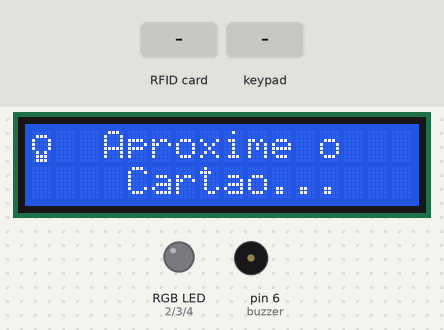
Recording of a sketch running on a simulated Arduino Mega 2560, built with avr-gcc and run on an emulated ATmega2560. Shown: 16×2 character LCD, an RGB LED mixed from three pins (HIGH = lit), buzzer (waves = sounding). Inputs (shaded band) come from the test bench. Pins used as bus, display or sensor lines are not drawn; what the sketch prints to the serial monitor is not drawn. At 16.5 s the program stops and its outputs stay as they are.

Above: at 5.3 s.
5.4 s: RFID card 7A 19 AC 15 held to the reader
At 7.0 s:
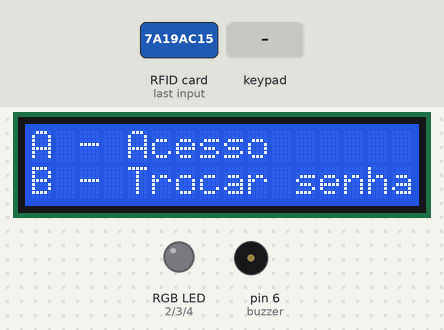
7.6 s: key 'A' pressed
At 8.6 s:
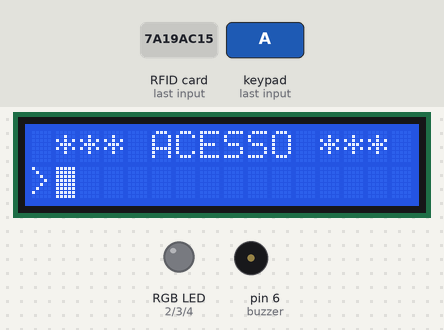
9.1 s: keypad keys 2 2 2 3 2 4 2 5 * pressed 0.4 s apart
At 12.9 s:
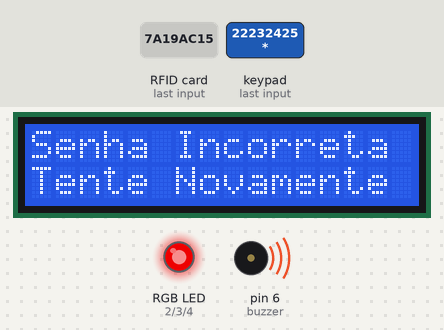
14.2 s: keypad keys 1 2 3 4 * pressed 0.4 s apart
At 17.3 s:
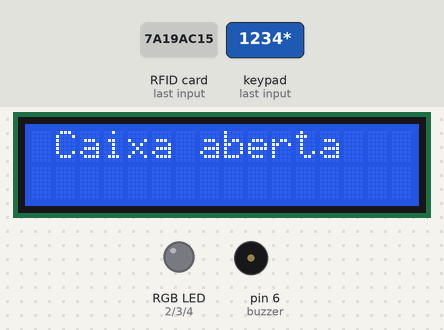
Timing chart, 0 to 18.0 s (numbered marks = the images above; inputs shaded):
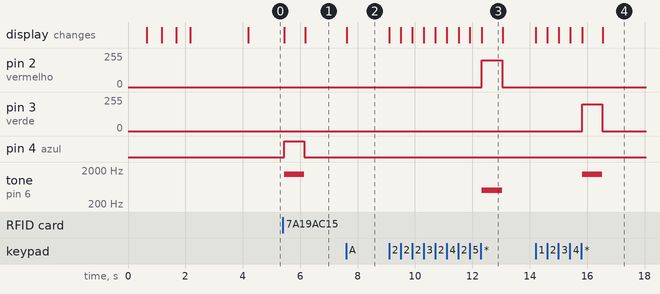

The sketch:

scanFirst.ino
```cpp
#include <LiquidCrystal_I2C.h>
#include <RFID.h>
#include <SPI.h>
#include <Keypad.h>

// definições lcd
LiquidCrystal_I2C lcd(0x27, 16, 2);

// buzzer
const int buzzer = 6;

// definições RFID
#define RST_PIN 5
#define SS_PIN 53
RFID rfid(SS_PIN, RST_PIN);
String tagUID = "7A 19 AC 15";
String rfidCard;


// senha
String senha = "1234";
String tempSenha;
boolean passChangeMode = false;
boolean passChanged = false;
boolean maxTry = false;
boolean rfidMode = false;
boolean activated = true;
boolean menuMode = false;
boolean passTry = false;
int cont = 0;

// leds
int vermelho = 2;
int verde = 3;
int azul = 4  ;

// definições keypad
const byte LINHAS = 4;
const byte COLUNAS = 4;

//lampada
byte lamp[8] = {
  B00000,
  B01110,
  B10001,
  B10001,
  B10001,
  B01010,
  B01110,
  B01110
};

char keypressed;
char keys[LINHAS][COLUNAS] =
    {
        {'1', '2', '3', 'A'},
        {'4', '5', '6', 'B'},
        {'7', '8', '9', 'C'},
        {'*', '0', '#', 'D'}};

byte rowPins[LINHAS] = {22, 23, 24, 25};
byte colPins[COLUNAS] = {26, 27, 28, 29};

Keypad keypad = Keypad(makeKeymap(keys), rowPins, colPins, LINHAS, COLUNAS);

void entrarSenha();

void setup()
{
  Serial.begin(9600);

  SPI.begin();
  rfid.init();

  pinMode(buzzer, OUTPUT);
  pinMode(azul, OUTPUT);
  pinMode(verde, OUTPUT);
  pinMode(vermelho, OUTPUT);

  lcd.init();
  lcd.clear();
  lcd.backlight();
  lcd.createChar(1, lamp);
  olaMundo();
}

void loop()
{
  lcd.setCursor(3, 0);
  lcd.print("Aproxime o");
  lcd.setCursor(4, 1);
  lcd.print("Cartao...");

  while (rfidMode == false)
  {
    if (rfid.isCard())
    {
      if (rfid.readCardSerial())
      {
        rfidCard = String(rfid.serNum[0]) + " " + String(rfid.serNum[1]) + " " + String(rfid.serNum[2]) + " " + String(rfid.serNum[3]);

        Serial.println(rfidCard);
        if (rfidCard == "122 25 172 21")
        {
            lcd.clear();
            lcd.setCursor(3, 0);
            lcd.print("Bem Vindo!");
            lcd.setCursor(3, 1);
            lcd.print("Alessandro!");
            digitalWrite(azul, HIGH);
            tone(buzzer, 1500);
            delay(700);
            noTone(buzzer);
            digitalWrite(azul, LOW);
            rfidCard = "";
            lcd.clear();
            lcd.home();
            rfidMode = true;
        }
        else {
          lcd.clear();
          lcd.print(" Acesso Negado ");
          analogWrite(vermelho, 200);
          tone(buzzer, 500);
          delay(700);
          noTone(buzzer);
          digitalWrite(vermelho, LOW);
          lcd.clear();
          rfidCard = "";
          loop();

        }
      }
    }
  }
  lcd.clear();
  menuMode = true;

  while (menuMode == true)
  {
    lcd.setCursor(0, 0);
    lcd.print("A - Acesso");
    lcd.setCursor(0, 1);
    lcd.print("B - Trocar senha");

    keypressed = keypad.getKey();
    if (keypressed == 'A')
    {
      entrarSenha();
    }
    else if (keypressed == 'B')
    {
      trocarSenha();
    }
  }
  lcd.clear();

  passTry = true;
  while (passTry == true)
  {
    lcd.setCursor(1, 0);
    lcd.print("Caixa aberta");
  }
}


void entrarSenha()
{
  int k = 1;
  tempSenha = "";
  activated = true;
  lcd.clear();
  lcd.setCursor(0, 0);
  lcd.print(" *** ACESSO *** ");
  lcd.setCursor(0, 1);
  lcd.print(">");
  lcd.blink();
  while (activated)
  {
    keypressed = keypad.getKey();
    if (keypressed != NO_KEY)
    {
      if (keypressed == '0' || keypressed == '1' || keypressed == '2' || keypressed == '3' ||
          keypressed == '4' || keypressed == '5' || keypressed == '6' || keypressed == '7' ||
          keypressed == '8' || keypressed == '9')
      {
        tempSenha += keypressed;
        lcd.setCursor(k, 1);
        lcd.print("*");
        k++;
      }
    }
    if (k > 7 || keypressed == '#')
    {
      tempSenha = "";
      k = 1;
      lcd.clear();
      lcd.setCursor(0, 0);
      lcd.print(" *** ACESSO *** ");
      lcd.setCursor(0, 1);
      lcd.print(">");
    }
    if (keypressed == '*')
    {
      if (tempSenha == senha)
      {
        lcd.noBlink();
        correctPass();
      }
      else if (tempSenha != senha)
      {
        if (cont != 2)
        {
          lcd.noBlink();
          wrongPass();
          cont++;
          tempSenha = "";
          k = 1;
          lcd.blink();
        }
        else
        {
          lcd.noBlink();
          lcd.clear();
          lcd.setCursor(4, 0);
          lcd.print("Limite");
          lcd.setCursor(4, 1);
          lcd.print("Atingido.");
          analogWrite(vermelho, 100);
          tone(buzzer, 500);
          delay(1000);
          noTone(buzzer);
          digitalWrite(vermelho, LOW);
          cont = 0;
          lcd.home();
          lcd.clear();
          activated = false;
          rfidMode = false;
        }
      }
    }
  }
}

  void correctPass()
{
  lcd.clear();
  lcd.setCursor(0, 0);
  lcd.print("Acesso Liberado!");
  analogWrite(verde, 200);
  tone(buzzer, 1500);
  delay(700);
  noTone(buzzer);
  digitalWrite(verde, LOW);
  activated = false;
  lcd.clear();
  menuMode = false;
}

void wrongPass()
{
  lcd.clear();
  lcd.print("Senha Incorreta");
  lcd.setCursor(0, 3);
  lcd.print("Tente Novamente");
  analogWrite(vermelho, 200);
  tone(buzzer, 500);
  delay(700);
  noTone(buzzer);
  digitalWrite(vermelho, LOW);
  lcd.clear();
  lcd.setCursor(0, 0);
  lcd.print(" *** ACESSO *** ");
  lcd.setCursor(0, 1);
  lcd.print(">");
}

void trocarSenha()
{
  lcd.clear();
  int i;
  tempSenha = "";
  lcd.setCursor(0, 0);
  lcd.print("Senha Atual");
  lcd.setCursor(0, 1);
  lcd.print(">");
  passChangeMode = true;
  passChanged = true;

  while (passChanged)
  {
    keypressed = keypad.getKey();
    if (keypressed != NO_KEY)
    {
      if (keypressed == '0' || keypressed == '1' || keypressed == '2' || keypressed == '3' ||
          keypressed == '4' || keypressed == '5' || keypressed == '6' || keypressed == '7' ||
          keypressed == '8' || keypressed == '9')
      {
        tempSenha += keypressed;
        lcd.setCursor(i, 1);
        lcd.print("*");
        i++;
      }
    }
    if (i > 7 || keypressed == '#')
    {
      tempSenha = "";
      i = 1;
      lcd.clear();
      lcd.setCursor(0, 0);
      lcd.print("Senha Atual");
      lcd.setCursor(0, 1);
      lcd.print(">");
    }
    if (keypressed == '*')
    {
      i = 1;

      if (senha == tempSenha)
      {
        tempSenha = "";
        lcd.clear();
        lcd.setCursor(0, 0);
        lcd.print("Nova Senha");
        lcd.setCursor(0, 1);
        lcd.print(">");

        while (passChangeMode)
        {
          keypressed = keypad.getKey();
          if (keypressed != NO_KEY)
          {
            if (keypressed == '0' || keypressed == '1' || keypressed == '2' || keypressed == '3' ||
                keypressed == '4' || keypressed == '5' || keypressed == '6' || keypressed == '7' ||
                keypressed == '8' || keypressed == '9')
            {
              tempSenha += keypressed;
              lcd.setCursor(i, 1);
              lcd.print("*");
              i++;
            }
          }
          if (i > 5 || keypressed == '#')
          {
            tempSenha = keypressed - 1;
            i = 1;
            lcd.clear();
            lcd.setCursor(0, 0);
            lcd.print("Nova Senha");
            lcd.setCursor(0, 1);
            lcd.print(">");
          }
          if (keypressed == '*')
          {
            i = 1;
            senha = tempSenha;
            passChangeMode = false;
            passChanged = false;
          }
        }
      }
    }
  }
}

void olaMundo()
{
  for (int i = 0; i < 4; i++)
  {
    lcd.setCursor(1, 0);
    lcd.print("Escola Tecnica");
    lcd.setCursor(4, 1);
    lcd.print("Electra");
    delay(500);
    lcd.clear();
    delay(500);
    i++;
   }
   lcd.setCursor(0,0);
   lcd.write(1);
   delay(2000);
}
```

Measured:
- after the input at 5.4 s, pin 4 (azul): LOW → HIGH after 0.05 s, → LOW 0.70 s later; tone on pin 6 (buzzer): silent → 1500 Hz after 0.05 s, → silent 0.70 s later; the display: first changes after 0.05 s (image 1 shows a later state)
- after the input at 7.6 s, the display: changes at once (image 2)
- after the input at 9.1 s, pin 2 (vermelho): 0/255 → 200/255 after 3.2 s, → 0/255 0.70 s later; tone on pin 6 (buzzer): silent → 500 Hz after 3.2 s, → silent 0.70 s later; the display: first changes at once (image 3 shows a later state)
- after the input at 14.2 s, pin 3 (verde): 0/255 → 200/255 after 1.6 s, → 0/255 0.70 s later; tone on pin 6 (buzzer): silent → 1500 Hz after 1.6 s, → silent 0.70 s later; the display: first changes at once (image 4 shows a later state)
- what the display in image 3 shows lasts 0.8 s, from 12.3 s to 13.1 s
